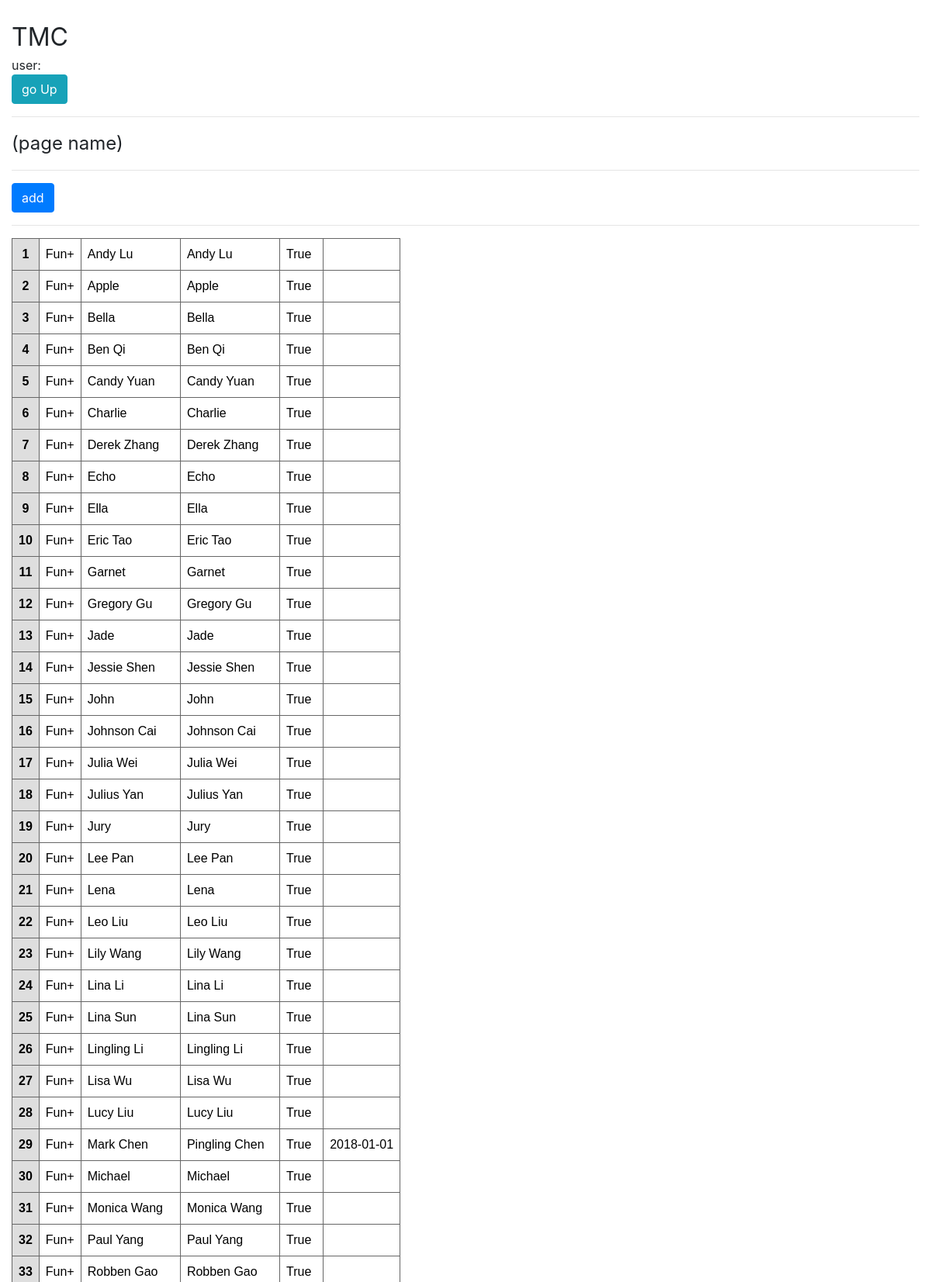
/person_list/ (upper part), run on the app's committed database.
### clubs/models.py (models this page shows, shortened)
class Person(models.Model):
    club = models.ForeignKey(Club, on_delete=models.CASCADE,default=1)
    name = models.CharField(max_length=32) # allow same shortname
    fullname = models.CharField(max_length=100) # but not fullname
    is_member = models.BooleanField('Is Member ', default=False)
    member_since = models.DateField('Member Since', null=True, blank=True)
    note = models.CharField(max_length=100, null=True, blank=True) # but not fullname
    class Meta:
        ordering=['club','name']
        unique_together = ( 'club','name')

class Club(models.Model):
    name = models.CharField(max_length=32,unique=True)
    fullname = models.CharField(max_length=100,unique=True)
    def __str__(self):
        return self.name

### clubs/views.py (the view)
# urls.py: path('person_list/', views.person_list, name='person_list'),
def person_list(request):
    key={'club':None}
    list1 = Person.objects.order_by('club__name','name')
    context = {'key': key,'list1': list1}
    return render(request, getHtml('person_list_v2'), context)

### clubs/views.py (called while the page is built)
def getHtml(html):
    return app+'/'+html+'.html'

### clubs/templates/clubs/person_list_v2.html (shortened to what this page needs)
{% extends 'clubs/base.html' %}
{% block content %}
<a href='add/' class='btn btn-primary'>add</a>
<hr>
<table class='gridtable'>
    {% for x in list1 %}
    <tr>
        <th>{{forloop.counter}}</th>
        <td>{{x.club}}</td>
        <td>{{x.name}}</td>
        <td>{{x.fullname}}</td>
        <td>{{x.is_member}}</td>
        <td>{{x.member_since|date:'Y-m-d'}}</td>
    </tr>
    {% endfor %}
</table>
{% endblock %}

### portal/static/portal/style013.css (style rules this page uses)
table.gridtable { font-family: verdana,arial,sans-serif; font-size:16px; color:black; border-width: 1px; border-color: #666666; border-collapse: collapse; }
table.gridtable th { text-align: center; align-content: center; align-items: center; border-width: 1px; padding: 8px; border-style: solid; border-color: #666666; background-color: #dedede; }
table.gridtable td { border-width: 1px; padding: 8px; border-style: solid; border-color: #666666; background-color: #ffffff; }

### data on the page
Person: club "Fun+", name "Andy Lu", fullname "Andy Lu", is_member "True"
Person: club "Fun+", name "Apple", fullname "Apple", is_member "True"
Person: club "Fun+", name "Bella", fullname "Bella", is_member "True"
Person: club "Fun+", name "Ben Qi", fullname "Ben Qi", is_member "True"
Person: club "Fun+", name "Candy Yuan", fullname "Candy Yuan", is_member "True"
Person: club "Fun+", name "Charlie", fullname "Charlie", is_member "True"
Person: club "Fun+", name "Derek Zhang", fullname "Derek Zhang", is_member "True"
Person: club "Fun+", name "Echo", fullname "Echo", is_member "True"
Person: club "Fun+", name "Ella", fullname "Ella", is_member "True"
Person: club "Fun+", name "Eric Tao", fullname "Eric Tao", is_member "True"
Person: club "Fun+", name "Garnet", fullname "Garnet", is_member "True"
Person: club "Fun+", name "Gregory Gu", fullname "Gregory Gu", is_member "True"
Person: club "Fun+", name "Jade", fullname "Jade", is_member "True"
Person: club "Fun+", name "Jessie Shen", fullname "Jessie Shen", is_member "True"
Person: club "Fun+", name "John", fullname "John", is_member "True"
Person: club "Fun+", name "Johnson Cai", fullname "Johnson Cai", is_member "True"
Person: club "Fun+", name "Julia Wei", fullname "Julia Wei", is_member "True"
Person: club "Fun+", name "Julius Yan", fullname "Julius Yan", is_member "True"
Person: club "Fun+", name "Jury", fullname "Jury", is_member "True"
Person: club "Fun+", name "Lee Pan", fullname "Lee Pan", is_member "True"
Person: club "Fun+", name "Lena", fullname "Lena", is_member "True"
Person: club "Fun+", name "Leo Liu", fullname "Leo Liu", is_member "True"
Person: club "Fun+", name "Lily Wang", fullname "Lily Wang", is_member "True"
Person: club "Fun+", name "Lina Li", fullname "Lina Li", is_member "True"
Person: club "Fun+", name "Lina Sun", fullname "Lina Sun", is_member "True"
Person: club "Fun+", name "Lingling Li", fullname "Lingling Li", is_member "True"
Person: club "Fun+", name "Lisa Wu", fullname "Lisa Wu", is_member "True"
Person: club "Fun+", name "Lucy Liu", fullname "Lucy Liu", is_member "True"
Person: club "Fun+", name "Mark Chen", fullname "Pingling Chen", is_member "True", member_since "2018-01-01"
Person: club "Fun+", name "Michael", fullname "Michael", is_member "True"
Person: club "Fun+", name "Monica Wang", fullname "Monica Wang", is_member "True"
Person: club "Fun+", name "Paul Yang", fullname "Paul Yang", is_member "True"
Person: club "Fun+", name "Robben Gao", fullname "Robben Gao", is_member "True"
